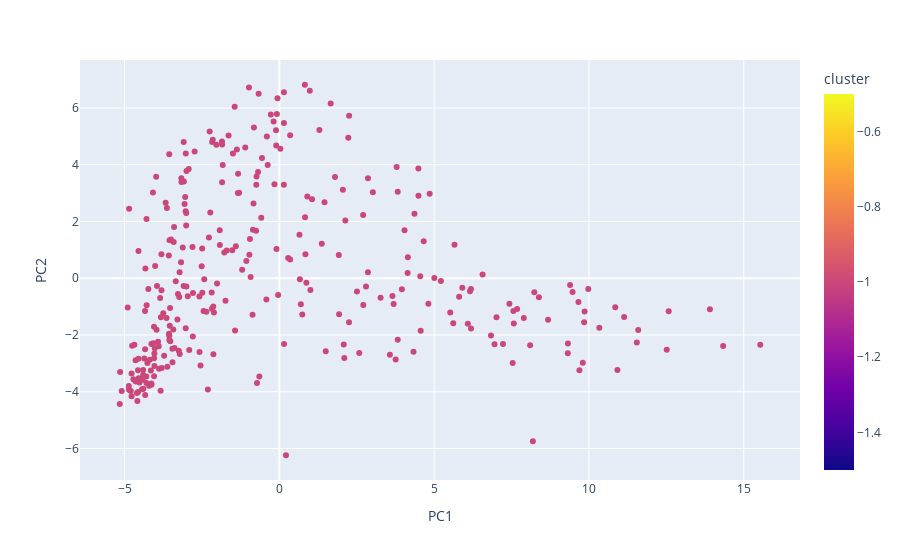
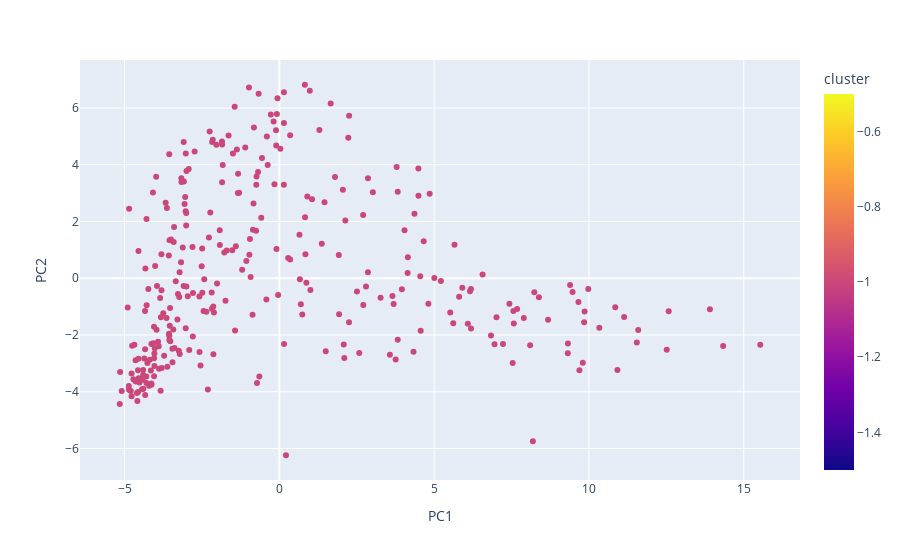
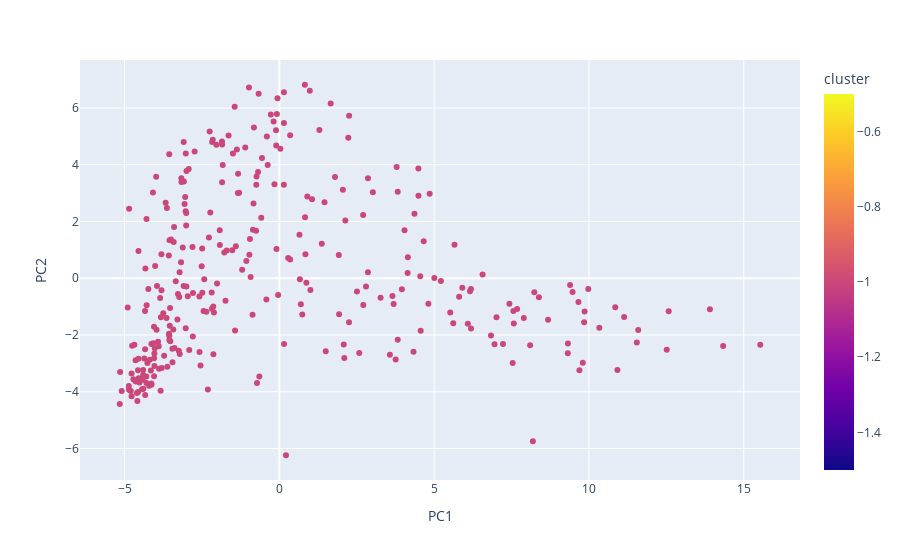
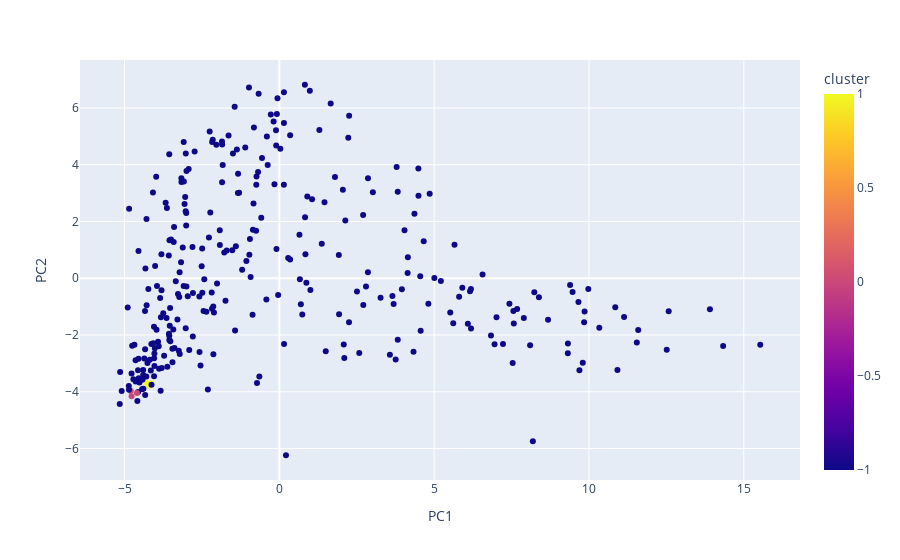

Here is the notebook cell these charts were saved with, in order:
### Code cell
for eps in eps_options:
    for min in min_options:
        print('eps:' + str(eps))
        print('min:' + str(min))
        DBSCANplot(features_pca, eps, min, map_plot=False)

### Figure 1 — Plotly figure (JSON) as saved in the notebook; plotly's stock layout.template omitted (floating-point values rounded to 4 significant figures; data arrays with more than 128 entries replaced by an {"elided": "..."} marker saying what was removed)
{"data": [{"hovertemplate": "PC1=%{x}<br>PC2=%{y}<br>cluster=%{marker.color}<extra></extra>", "legendgroup": "", "marker": {"color": {"elided": "306 int values"}, "coloraxis": "coloraxis", "symbol": "circle"}, "mode": "markers", "name": "", "orientation": "v", "showlegend": false, "type": "scatter", "x": {"elided": "306 float values"}, "xaxis": "x", "y": {"elided": "306 float values"}, "yaxis": "y"}], "layout": {"coloraxis": {"colorbar": {"title": {"text": "cluster"}}, "colorscale": [[0, "#0d0887"], [0.1111, "#46039f"], [0.2222, "#7201a8"], [0.3333, "#9c179e"], [0.4444, "#bd3786"], [0.5556, "#d8576b"], [0.6667, "#ed7953"], [0.7778, "#fb9f3a"], [0.8889, "#fdca26"], [1, "#f0f921"]]}, "legend": {"tracegroupgap": 0}, "margin": {"t": 60}, "xaxis": {"anchor": "y", "domain": [0, 1], "title": {"text": "PC1"}}, "yaxis": {"anchor": "x", "domain": [0, 1], "title": {"text": "PC2"}}}}

### Figure 2 — Plotly figure (JSON) as saved in the notebook; plotly's stock layout.template omitted (floating-point values rounded to 4 significant figures; data arrays with more than 128 entries replaced by an {"elided": "..."} marker saying what was removed)
{"data": [{"hovertemplate": "PC1=%{x}<br>PC2=%{y}<br>cluster=%{marker.color}<extra></extra>", "legendgroup": "", "marker": {"color": {"elided": "306 int values"}, "coloraxis": "coloraxis", "symbol": "circle"}, "mode": "markers", "name": "", "orientation": "v", "showlegend": false, "type": "scatter", "x": {"elided": "306 float values"}, "xaxis": "x", "y": {"elided": "306 float values"}, "yaxis": "y"}], "layout": {"coloraxis": {"colorbar": {"title": {"text": "cluster"}}, "colorscale": [[0, "#0d0887"], [0.1111, "#46039f"], [0.2222, "#7201a8"], [0.3333, "#9c179e"], [0.4444, "#bd3786"], [0.5556, "#d8576b"], [0.6667, "#ed7953"], [0.7778, "#fb9f3a"], [0.8889, "#fdca26"], [1, "#f0f921"]]}, "legend": {"tracegroupgap": 0}, "margin": {"t": 60}, "xaxis": {"anchor": "y", "domain": [0, 1], "title": {"text": "PC1"}}, "yaxis": {"anchor": "x", "domain": [0, 1], "title": {"text": "PC2"}}}}

### Figure 3 — Plotly figure (JSON) as saved in the notebook; plotly's stock layout.template omitted (floating-point values rounded to 4 significant figures; data arrays with more than 128 entries replaced by an {"elided": "..."} marker saying what was removed)
{"data": [{"hovertemplate": "PC1=%{x}<br>PC2=%{y}<br>cluster=%{marker.color}<extra></extra>", "legendgroup": "", "marker": {"color": {"elided": "306 int values"}, "coloraxis": "coloraxis", "symbol": "circle"}, "mode": "markers", "name": "", "orientation": "v", "showlegend": false, "type": "scatter", "x": {"elided": "306 float values"}, "xaxis": "x", "y": {"elided": "306 float values"}, "yaxis": "y"}], "layout": {"coloraxis": {"colorbar": {"title": {"text": "cluster"}}, "colorscale": [[0, "#0d0887"], [0.1111, "#46039f"], [0.2222, "#7201a8"], [0.3333, "#9c179e"], [0.4444, "#bd3786"], [0.5556, "#d8576b"], [0.6667, "#ed7953"], [0.7778, "#fb9f3a"], [0.8889, "#fdca26"], [1, "#f0f921"]]}, "legend": {"tracegroupgap": 0}, "margin": {"t": 60}, "xaxis": {"anchor": "y", "domain": [0, 1], "title": {"text": "PC1"}}, "yaxis": {"anchor": "x", "domain": [0, 1], "title": {"text": "PC2"}}}}

### Figure 4 — Plotly figure (JSON) as saved in the notebook; plotly's stock layout.template omitted (floating-point values rounded to 4 significant figures; data arrays with more than 128 entries replaced by an {"elided": "..."} marker saying what was removed)
{"data": [{"hovertemplate": "PC1=%{x}<br>PC2=%{y}<br>cluster=%{marker.color}<extra></extra>", "legendgroup": "", "marker": {"color": {"elided": "306 int values"}, "coloraxis": "coloraxis", "symbol": "circle"}, "mode": "markers", "name": "", "orientation": "v", "showlegend": false, "type": "scatter", "x": {"elided": "306 float values"}, "xaxis": "x", "y": {"elided": "306 float values"}, "yaxis": "y"}], "layout": {"coloraxis": {"colorbar": {"title": {"text": "cluster"}}, "colorscale": [[0, "#0d0887"], [0.1111, "#46039f"], [0.2222, "#7201a8"], [0.3333, "#9c179e"], [0.4444, "#bd3786"], [0.5556, "#d8576b"], [0.6667, "#ed7953"], [0.7778, "#fb9f3a"], [0.8889, "#fdca26"], [1, "#f0f921"]]}, "legend": {"tracegroupgap": 0}, "margin": {"t": 60}, "xaxis": {"anchor": "y", "domain": [0, 1], "title": {"text": "PC1"}}, "yaxis": {"anchor": "x", "domain": [0, 1], "title": {"text": "PC2"}}}}
